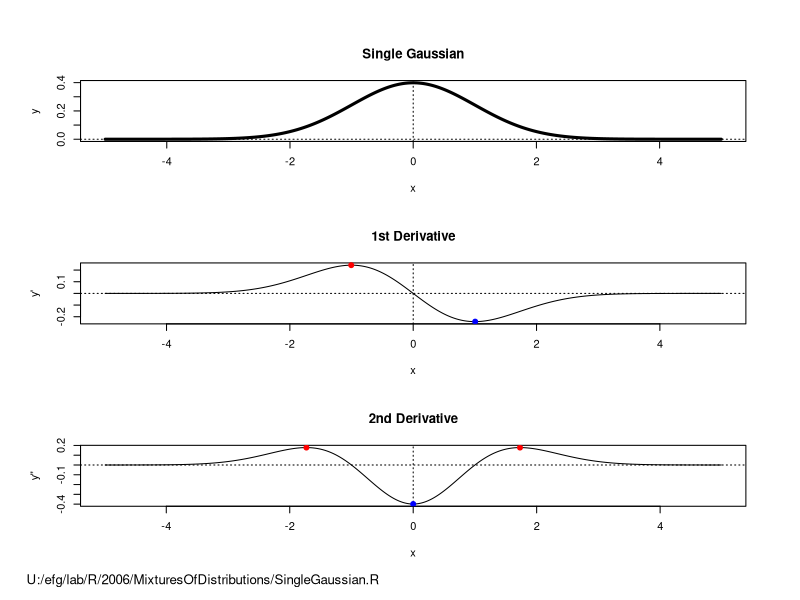

Write R code to recreate this figure.
setwd("/Users/li11/myGit/FRCompete/mixtureModels/output/")
# efg, 23 Aug 2006
# Study single Gaussian

pdf("SingleGaussian.pdf", width=8.0, height=10.0)

# Here P is the same as dnorm (probability density function for normal
# distribution), but other functions could be tried here.
P <- function(x, mean, sd)
{
  variance <- sd^2
  exp(-(x-mean)^2/(2*variance)) / sqrt(2*pi*variance)
}


# integrate(P, -1, 1, mean=0, sd=1) is same as integrate(dnorm, -1, 1, mean=0, sd=1)
# integrate(P,-5,5, mean=0, sd=1)   # should be close to 1.0

# Find "peaks" in array.
# R equivalent of Splus peaks() function.
# http://finzi.psych.upenn.edu/R/Rhelp02a/archive/33097.html
# (see efg's posting to R-Help on 8 Feb 2007 about problem with ties.)
#
# peaks(c(1,4,4,1,6,1,5,1,1),3)
# [1] FALSE FALSE  TRUE FALSE  TRUE FALSE  TRUE

peaks <- function(series,span=3)
{
  z <- embed(series, span)
  s <- span%/%2
  v <- max.col(z, "first") == 1 + s   # take first if a tie
  result <- c(rep(FALSE,s),v)
  result <- result[1:(length(result)-s)]
  result
}


# First derivative.  Adjust x values to be center of interval.
# Spacing of x-points need not be uniform
Deriv1 <- function(x,y)
{
  y.prime <- diff(y) / diff(x)
  x.prime <- x[-length(x)] + diff(x)/2
  list(x = x.prime,
       y = y.prime)
}

# "Centered" 2nd-derivative. Spacing of x-points assumed to be uniform.
Deriv2 <- function(x,y)
{
  h <- x[2] - x[1]
  Range <- 2:(length(x)-1)  # Drop first and last points
  list(x = x[Range],
       y = (y[Range+1] - 2*y[Range] + y[Range-1]) / h^2)
}


# Setup test Gaussian with mean 0.0 and standard deviation 1.0
Delta <- 0.01
x <- seq(-5,5, by=Delta)
y <- P(x, 0.0, 1.0)

par(mfrow=c(3,1), oma=c(2,2,2,2))

##### Gaussian
plot(x,y, type="l", lwd=3,
     main="Single Gaussian",
     xlab="x", ylab="y")
abline(h=0, v=0, lty="dotted")

##### 1st Derivative
# According to Abramowitz & Stegun, inflection points are at +/- sigma.
derivative1 <- Deriv1(x,y)

plot(derivative1$x,derivative1$y, type="l",
     main="1st Derivative", xlab="x", ylab="y'")
abline(h=0, v=0, lty="dotted")

peaks.Deriv1   <- peaks( derivative1$y, span=3)
valleys.Deriv1 <- peaks(-derivative1$y, span=3)

points( derivative1$x[peaks.Deriv1], derivative1$y[peaks.Deriv1],
        pch=19, col="red")
points( derivative1$x[valleys.Deriv1], derivative1$y[valleys.Deriv1],
        pch=19, col="blue")

# Approximate location of peak and valley
derivative1$x[peaks.Deriv1]
derivative1$x[valleys.Deriv1]

s.approx <- (derivative1$x[valleys.Deriv1][1] - derivative1$x[peaks.Deriv1][1])/2
s.approx

#### 2nd Derivative
derivative2 <- Deriv2(x,y)

plot(derivative2$x,derivative2$y, type="l",
     main="2nd Derivative", xlab="x", ylab="y''")
abline(h=0, v=0, lty="dotted")

peaks.Deriv2   <- peaks( derivative2$y, span=3)
valleys.Deriv2 <- peaks(-derivative2$y, span=3)

points( derivative2$x[peaks.Deriv2], derivative2$y[peaks.Deriv2],
        pch=19, col="red")
points( derivative2$x[valleys.Deriv2], derivative2$y[valleys.Deriv2],
        pch=19, col="blue")

# Approximate location of mean of normal distribution:
derivative2$x[valleys.Deriv2]
derivative2$y[valleys.Deriv2]

mu.approx <-  derivative2$x[valleys.Deriv2]
mu.approx

# Peaks
derivative2$x[peaks.Deriv2]
derivative2$y[peaks.Deriv2]

mtext("U:/efg/lab/R/2006/MixturesOfDistributions/SingleGaussian.R",
      BOTTOM<-1, cex=0.8, adj=0.0, outer=TRUE)

# Fit distribution
# STUPID package:  cannot solve "exact case" without error.
# MUST have noise in data.
#fit1 <- nls(y ~ (a/b)*exp(-(x-c)^2/(2*b^2)),
#  start=list(a=1/sqrt(2*pi*s.approx^2), b=s.approx, c=mu.approx),
#  trace=TRUE)

# add small random noise (in general, how much noise is "enough"?)
set.seed(17)
y <- y + rnorm(length(y), 1E-3, 1E-4)
fit2 <- nls(y ~ (a/b)*exp(-(x-c)^2/(2*b^2)),
            start=list(a=1/sqrt(2*pi*s.approx^2), b=s.approx, c=mu.approx),
            control=nls.control(tol=1E-5, minFactor=1/1024),
            trace=TRUE)
fit2

1/sqrt(2*pi)


# Crude approximations
#derivative3 <- Deriv2(derivative1$x, derivative1$y)
#plot(derivative3$x,derivative3$y, type="l",
#  main="3rd Derivative", xlab="x", ylab="y''")
#abline(h=0, v=0, lty="dotted")
#
#derivative4 <- Deriv2(derivative2$x, derivative2$y)
#plot(derivative4$x,derivative4$y, type="l",
#  main="4th Derivative", xlab="x", ylab="y''")
#abline(h=0, v=0, lty="dotted")

dev.off()

#try a different Y now

y <- P(x, 1.1, 2.0)
set.seed(17)
y <- y + rnorm(length(y), 1E-3, 1E-4)
fit2 <- nls(y ~ (a/b)*exp(-(x-c)^2/(2*b^2)),
            start=list(a=1/sqrt(2*pi*s.approx^2), b=s.approx, c=mu.approx),
            control=nls.control(tol=1E-5, minFactor=1/1024),
            trace=TRUE)
fit2
